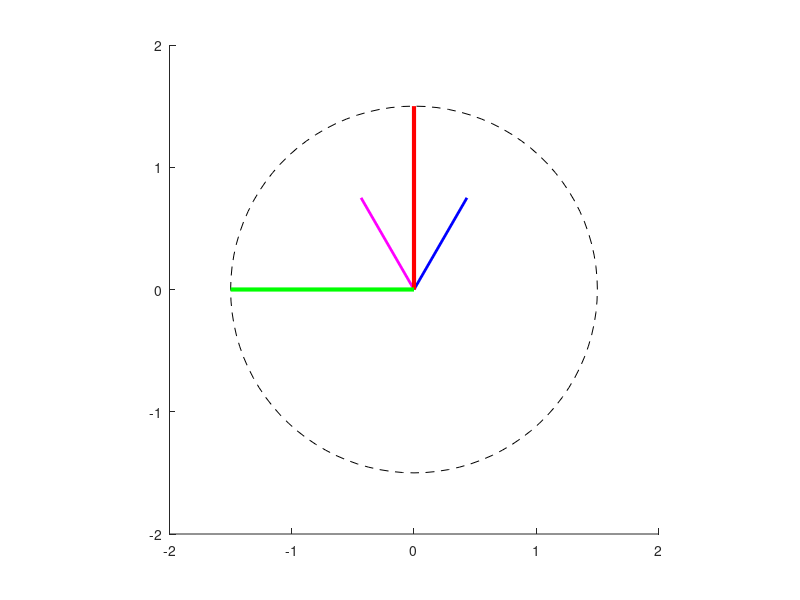

Here is the MATLAB script that generated this plot:
bmax = 1;
freq = 60;
w = 2*pi*freq;

t = 0:1/6000:1/60;

theta_a = 0;
theta_b = -2*pi/3;
theta_c = 2*pi/3;

Baa = sin(w*t) .* (cos(theta_a) + 1j*sin(theta_a));
Bbb = sin(w*t + theta_b) .* (cos(theta_b) + 1j*sin(theta_b));
Bcc = sin(w*t + theta_c) .* (cos(theta_c) + 1j*sin(theta_c));

Bnet = Baa + Bbb + Bcc;
% Rotor loop setup
theta_r0 = -pi;     % Initial rotor mechanical angle (60 degrees offset)
w_mech = -2*pi*60;     % Rotor rotates at same speed as stator field (synchronous)
Br_mag = 1.5;         % Rotor magnetic field magnitude

Br = Br_mag * exp(1j*(w_mech*t + theta_r0));   % Rotor field vector (rotating)

circle = 1.5 * (cos(w*t) + 1j*sin(w*t));

for ii = 1:length(t);
    clf; hold on;

    plot(real(circle) , imag(circle) , 'k--');

    plot([0 real(Baa(ii))], [0 imag(Baa(ii))], 'k', 'LineWidth', 2);
    plot([0 real(Bbb(ii))], [0 imag(Bbb(ii))], 'b', 'LineWidth', 2);
    plot([0 real(Bcc(ii))], [0 imag(Bcc(ii))], 'm', 'LineWidth', 2);
    plot([0 real(Bnet(ii))], [0 imag(Bnet(ii))], 'r', 'LineWidth', 3);
    plot([0 real(Br(ii))], [0 imag(Br(ii))], 'g', 'LineWidth', 3); % Rotor field

    axis square;
    axis([-2 2 -2 2]);

    drawnow;
    hold off;
end